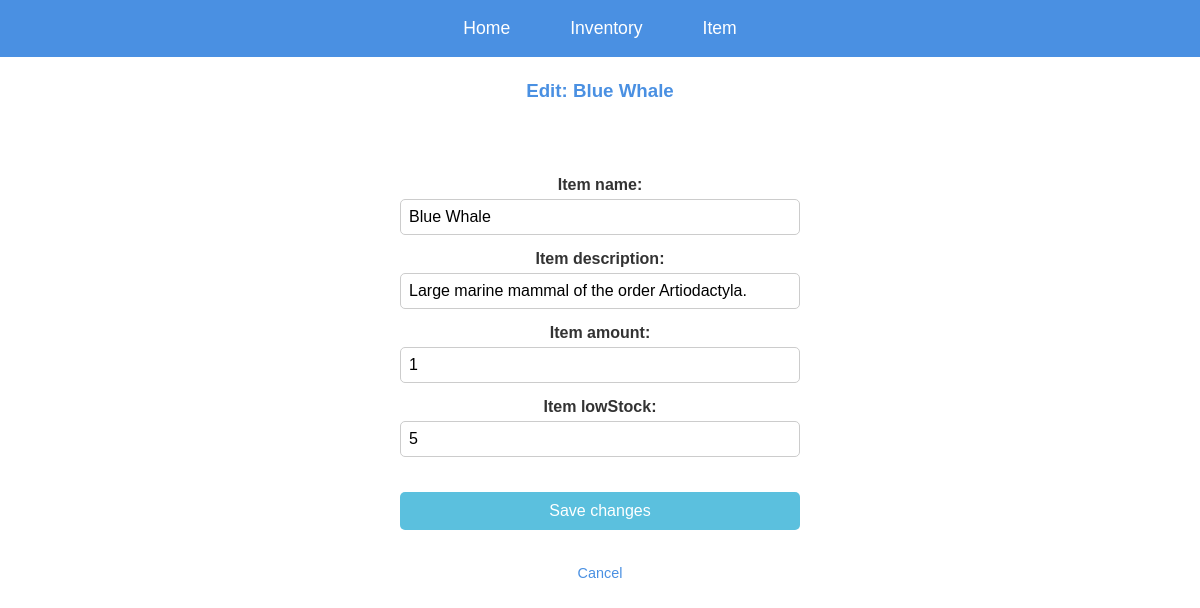
/edit/34/ (signed in), run on the app's committed database.
### inventory/models.py (models this page shows, shortened)
class Item(models.Model):
    Item_name = models.CharField(max_length=100)
    Item_description = models.CharField(max_length=1000)
    Item_amount = models.IntegerField(default=1, validators=[MinValueValidator(0)])
    Item_lowStock = models.IntegerField(default=10, validators=[MinValueValidator(0)])
    Item_color = models.CharField(max_length=7, default="#000000")

### inventory/views.py (the view)
# urls.py: path('edit/<int:itemID>/', views.EditItem, name='edit_item'),
@login_required
def EditItem(request, itemID):
    item = get_object_or_404(Item, id=itemID)
    user = request.user
    if request.method == 'POST':
        form = ItemForm(request.POST, instance=item)
        if form.is_valid():
            item_edited = form.save() # saves the item obj, now edited
            itemEditAdd(item_edited)
            return redirect('Item Details', item_id=item.id,)  # Redirect to a detail page or wherever you prefer
    else:
        form = ItemForm(instance=item)
    return render(request, 'inventory/EditItem.html', {'form': form, 'item': item})

### inventory/forms.py
class ItemForm(forms.ModelForm):
    class Meta:
        model = Item
        fields = ["Item_name", "Item_description", "Item_amount", "Item_lowStock"]

### inventory/templates/inventory/EditItem.html (shortened to what this page needs)
<!DOCTYPE html>
<html lang="en">
<head>
</head>
<body>
    <div class="header">
        <a href="/" class="button-header">Home</a>
        <a href="/inventory/" class="button-header">Inventory</a>
        <a href="/inventory/{{item.id}}" class="button-header">Item</a>
    </div>
    <h3>Edit: {{ item.Item_name }}</h3>
    <form method="POST">
        {{ form.as_p }}
        <button type="submit">Save changes</button>
    </form>
    <a href="{% url 'Item Details' item.id %}" class="cancel-link">Cancel</a>
</body>
</html>

### inventory/templates/inventory/EditItem.html (style rules this page uses)
body { font-family: Arial, sans-serif; background-color: #ffffff; color: #333; margin: 0; padding: 0; display: flex; flex-direction: column; align-items: center; height: 100vh; }
h3 { color: #4a90e2; margin-top: 80px; }
.header { position: fixed; top: 0; left: 0; right: 0; background-color: #4a90e2; display: flex; justify-content: center; padding: 10px 0; z-index: 10; }
.button-header { margin: 0 15px; padding: 8px 15px; color: white; text-decoration: none; font-size: 1.1em; transition: color 0.3s ease; }
form { width: 100%; max-width: 400px; padding: 20px; background-color: #ffffff; text-align: center; margin-top: 20px; border-radius: 8px; }
form p { margin: 15px 0; font-weight: bold; color: #555; }
form p label { display: block; margin-bottom: 5px; color: #333; }
form input { width: 100%; padding: 8px; font-size: 1em; border: 1px solid #ccc; border-radius: 5px; box-sizing: border-box; }
button { display: inline-block; width: 100%; padding: 10px 0; margin-top: 20px; background-color: #5bc0de; color: white; border: none; border-radius: 5px; font-size: 1em; cursor: pointer; transition: background-color 0.3s ease; }
.cancel-link { margin-top: 15px; color: #4a90e2; text-decoration: none; font-size: 0.9em; }

### data on the page
Item: Item_name "Blue Whale", Item_description "Large marine mammal of the order Artiodactyla.", Item_amount "1", Item_lowStock "5"
